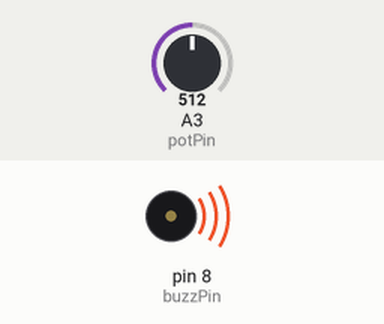
Simulated run of this sketch. Board: Arduino Uno, built with avr-gcc and run on an emulated ATmega328P. Parts: buzzer (waves = sounding). Inputs (shaded band) come from the test bench; at power-on: A3 (potPin) = 512. What the sketch prints to the serial monitor is not drawn.

Above: at 0.1 s.
At 0.7 s:
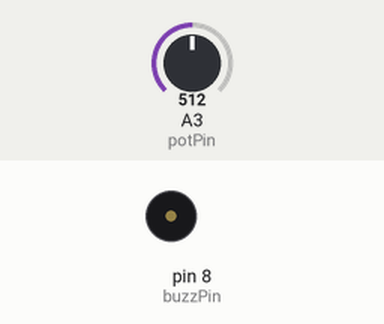
Timing chart, 0 to 40.0 s (numbered marks = the images above):
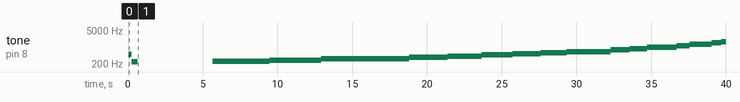

Measured:
- by itself, tone on pin 8 (buzzPin): plays 496 Hz for 0.20 s, 249 Hz for 0.40 s, 259 Hz for 3.8 s, 291 Hz for 3.4 s, 328 Hz for 5.9 s, 376 Hz for 2.6 s … (18 notes in this stretch)

The sketch:

sketch_jul27b.ino
```cpp
int buzzPin = 8;
int potPin=A3;
int potVal;
int dt1=1;
int dt2=2;

void setup() {
  // put your setup code here, to run once:
  Serial.begin(9600);
  pinMode(buzzPin, OUTPUT);
  pinMode(potPin, INPUT);
}

void loop() {
  // put your main code here, to run repeatedly:
  potVal=analogRead(potPin);
  Serial.println(potVal);
  while(potVal>1000) {
    digitalWrite(buzzPin, HIGH);
    potVal=analogRead(potPin);
    Serial.println(potVal);
  }
  digitalWrite(buzzPin,LOW);

  for (int j = 1; j <= 100; j++) {
    digitalWrite(buzzPin, HIGH);
    delay(dt1);
    digitalWrite(buzzPin, LOW);
    delay(dt1);
  }

  for (int j = 1; j <= 100; j++) {
    digitalWrite(buzzPin, HIGH);
    delay(dt2);
    digitalWrite(buzzPin, LOW);
    delay(dt2);
  }

  delay(5000);

  // HZ to microseconds 1000000/(HZ*2);
  int tone[7] = {261, 293, 329, 349, 392, 440, 493};
  for (int octave = 1; octave < 8; ) {
    if (octave % 2 == 0 || octave == 1) {
      Serial.println(octave);
      for (int dt = 0; dt < 7; dt++) {
        Serial.print("HZ: ");
        Serial.println(tone[dt]*2*octave);
        int dt_time = 1000000/(tone[dt]*2*octave);
        if (octave == 6 && (dt == 0 || dt == 1 || dt == 2)) continue;
        Serial.print("delay in microseconds: ");
        Serial.println(dt_time);
        for (int j = 1; j <= 1000; j++) {
          digitalWrite(buzzPin, HIGH);
          delayMicroseconds(dt_time);
          digitalWrite(buzzPin, LOW);
          delayMicroseconds(dt_time);
        }
      }
    }
    octave ++;
  }

  delay(5000);
}
```
